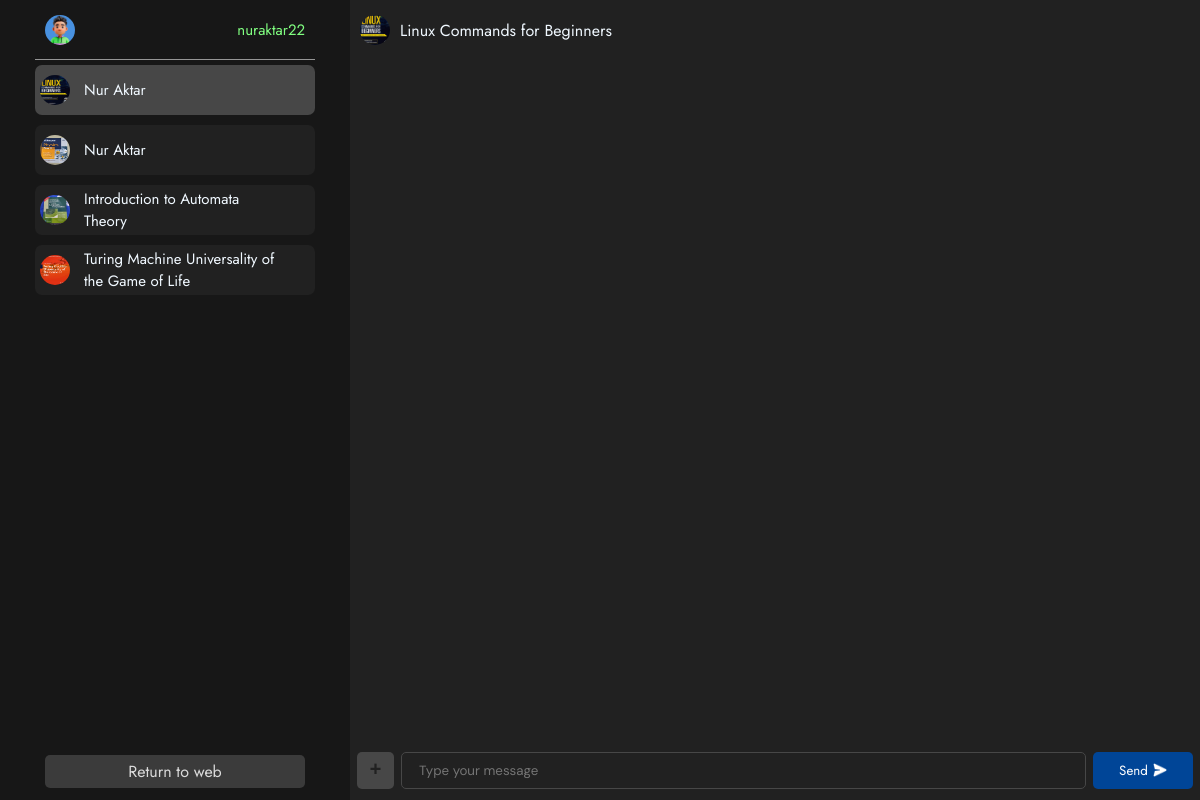
Page /chat.php (signed in) on the committed database.
### tables this page shows
CREATE TABLE `u_1708101706` (
  `id` int(11) NOT NULL,
  `user_name` varchar(255) NOT NULL,
  `book_name` varchar(255) NOT NULL,
  `bookid` int(11) NOT NULL,
  `image` varchar(255) NOT NULL,
  `m_table` varchar(255) NOT NULL,
  `time` timestamp NOT NULL DEFAULT current_timestamp(),
  `selling` tinyint(1) NOT NULL
);

### login_check.php (called while the page is built, shortened)
<?php
if(isset($_SESSION['userid'])){
    $uname_log = $_SESSION['uname_log'];
    $userid = $_SESSION['userid'];
}
else{
    $display = true;
    $uname_log = "";
}
?>

### chat.php (the view, shortened to what this page needs)
<?php
include_once "login_check.php";
include_once "db_conn.php";
$sql = "SELECT u_table FROM user_reg WHERE email='$userid'";
$res = mysqli_query($conn,$sql);
$row = mysqli_fetch_assoc($res);
$u_table = $row['u_table'];
$people_list = array();
$sql = "SELECT * FROM $u_table ORDER BY id desc";
$res = mysqli_query($conn,$sql);
?>
<!DOCTYPE html>
<html lang="en">
<head>
    <link rel="stylesheet" href="chat.css">
</head>
<body>
    <div class="container">
        <div id="people" class="people">
            <div class="self"><img src="images/avatar.jpg" alt="pfp"><span><?php echo $uname_log; ?></span></div>
            <?php
            while($row = mysqli_fetch_assoc($res)){
                array_push($people_list,$row['m_table']);
            ?>
            <div <?php echo 'onclick="load_chat('."'".$row['m_table']."',"."'".$row['selling']."',"."'".$row['book_name']."',"."'".$row['bookid']."',"."'".$row['image']."'".')"'; ?> class="msg"><img <?php echo "src = 'uploads/".$row['image']."'"; ?> alt="pfp"><span><?php echo $row['user_name']; ?></span></div>
            <?php
            }
            mysqli_data_seek($res,0);
            $row = mysqli_fetch_assoc($res);
            ?>
            <a href="index.php" class="return_btn">Return to web</a>
        </div>
        <div class="chatArea">
            <div class="nav">
                <img onclick="view_book_img(event)" id="chat_heading_img" <?php echo "src = 'uploads/".$row['image']."'"; ?> alt="user_image">
                <span id="chat_heading"><?php echo $row['book_name']; $first_m_table = $row['m_table']; $selling = $row['selling']; $sql = "SELECT * FROM $first_m_table";    $res = mysqli_query($conn,$sql); ?></span>
            </div>
            <div id="messageScroll" class="messageScroll">
            </div>
            <div class="typeArea">
                <div class="typeInsert">+</div>
                <input id="message" autocomplete="off" placeholder="Type your message" type="text" onkeypress="enter(event)">
                <button onclick="send_msg()">Send <img src="images/send.png" alt="a"/> </button>
            </div>
        </div>
    </div>
</body>
</html>

### chat.css (style rules this page uses)
*,html { margin: 0; padding: 0; box-sizing: border-box; outline: none; font-family: jost; }
.container { display: flex; width: 100%; height: 100vh; }
.people { overflow-y: auto; display: flex; flex-direction: column; align-items: center; width: 350px; background-color: #171717; height: 100%; }
.self { display: flex; margin:0 5px; width: 80%; height: 60px; text-align: center; color: aliceblue; justify-content: space-between; align-items: center; padding: 10px; color: rgb(129, 255, 129); width: 80%; border-bottom: 1px solid rgb(150, 150, 150); }
.msg { cursor: pointer; display: flex; margin: 5px; width: 80%; height: 50px; background-color: #212121; text-align: left; color: aliceblue; align-items: center; border-radius: 7px; padding: 5px; flex-wrap: wrap; flex-direction: column; align-content: flex-start; justify-content: center; }
.people .self span { width: fit-content; }
.people div img { width: 30px; height: 30px; border-radius: 50%; }
.people div span { font-size: 15px; white-space: break-spaces; height: 40px; width: 80%; overflow: hidden; padding-left: 14px; display: flex; align-items: center; }
.chatArea { overflow: hidden; display: flex; flex-direction: column; width: calc(100% - 350px); }
.nav { display: flex; align-items: center; height: 60px; width: 100%; background-color: #212121; color: aliceblue; }
.nav img { height: 30px; width: 30px; object-fit: cover; border-radius: 50%; margin: 0 10px; }
.messageScroll { background-blend-mode: soft-light; overflow-y: auto; width: 100%; flex:1; display: flex; flex-direction: column; background-color: #212121; }
.typeArea { height: 60px; width: 100%; display: flex; align-items: center; background-color: #212121; }
.typeInsert { width: 37px; height: 37px; display: flex; color: #212121; background-color: #474747; font-size: 20px; font-family: 'Courier New', Courier, monospace; font-weight: bolder; justify-content: center; align-items: center; border: none; border-radius: 5px; margin: 0 7px; }
.typeArea input { font-family: dm sans; flex: 1; height: 37px; background-color: #212121; color: white; outline: none; border: 1px solid #474747; border-radius: 5px; padding: 10px 17px; }
.typeArea button { cursor: pointer; width: 100px; height: 37px; padding: 0 15px; color: white; background-color: #004597; border-radius: 5px; border: none; outline: none; margin: 0 7px; text-align: center; display: flex; justify-content: center; align-items: center; }
.typeArea img { height: 14px; filter: invert(); padding-left: 5px; }
.active_pep { background-color: #474747; }
.return_btn { bottom: 12px; position: fixed; text-align: center; color: #dbdbdb; text-decoration: none; background-color: #3b3b3b; width: 260px; padding: 5px 10px; border-radius: 5px; }
#chat_heading_img { cursor: pointer; }

### rows in the picture
u_1708101706: image (picture), user_name "Nur Aktar"
u_1708101706: image (picture), user_name "Nur Aktar"
u_1708101706: image (picture), user_name "Introduction to Automata Theory"
u_1708101706: image (picture), user_name "Turing Machine Universality of the Game of Life"

### other values in the picture
$uname_log "nuraktar22"
